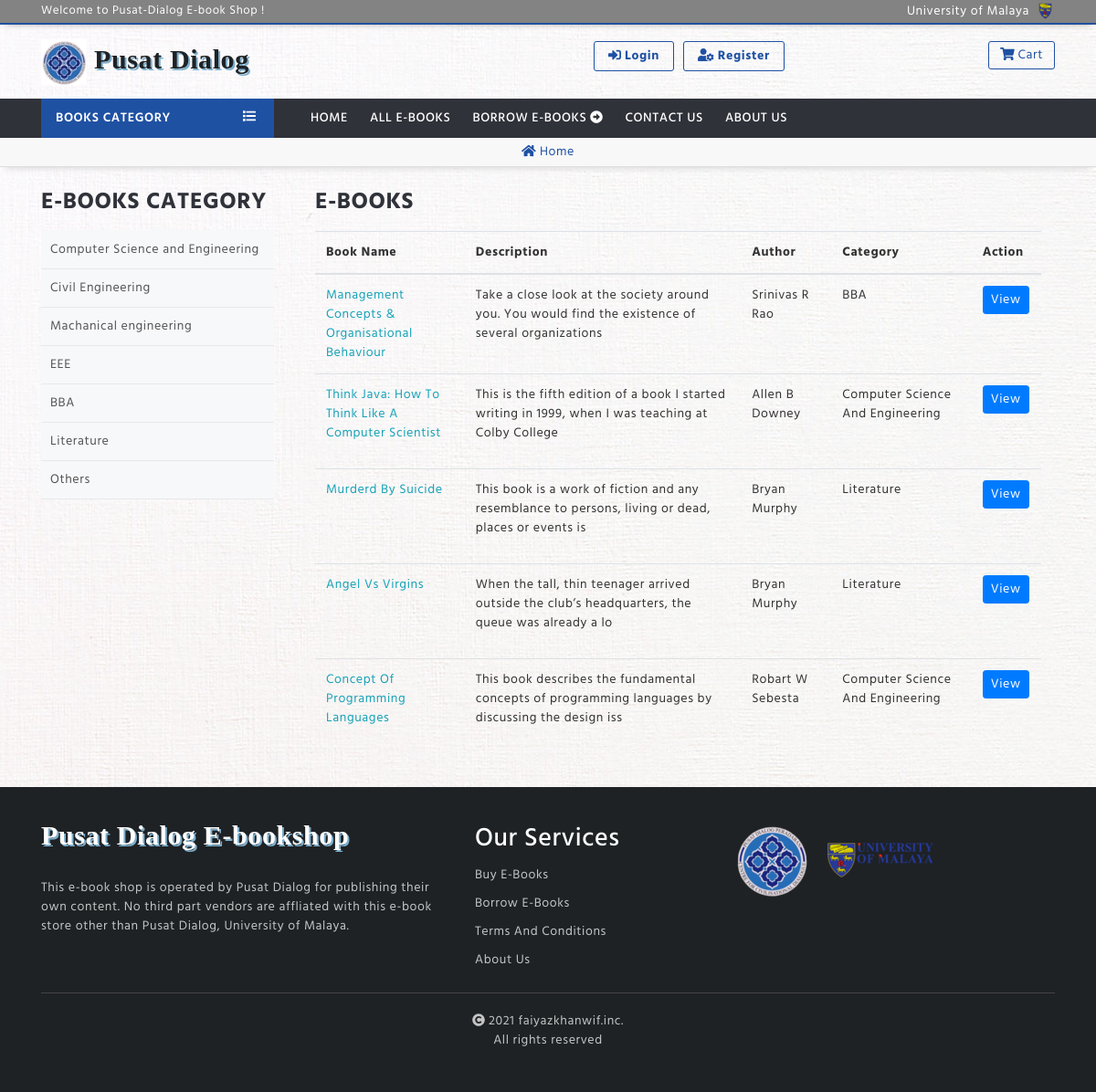
Page /index.php/users/all_ebooks on the earlier database version.
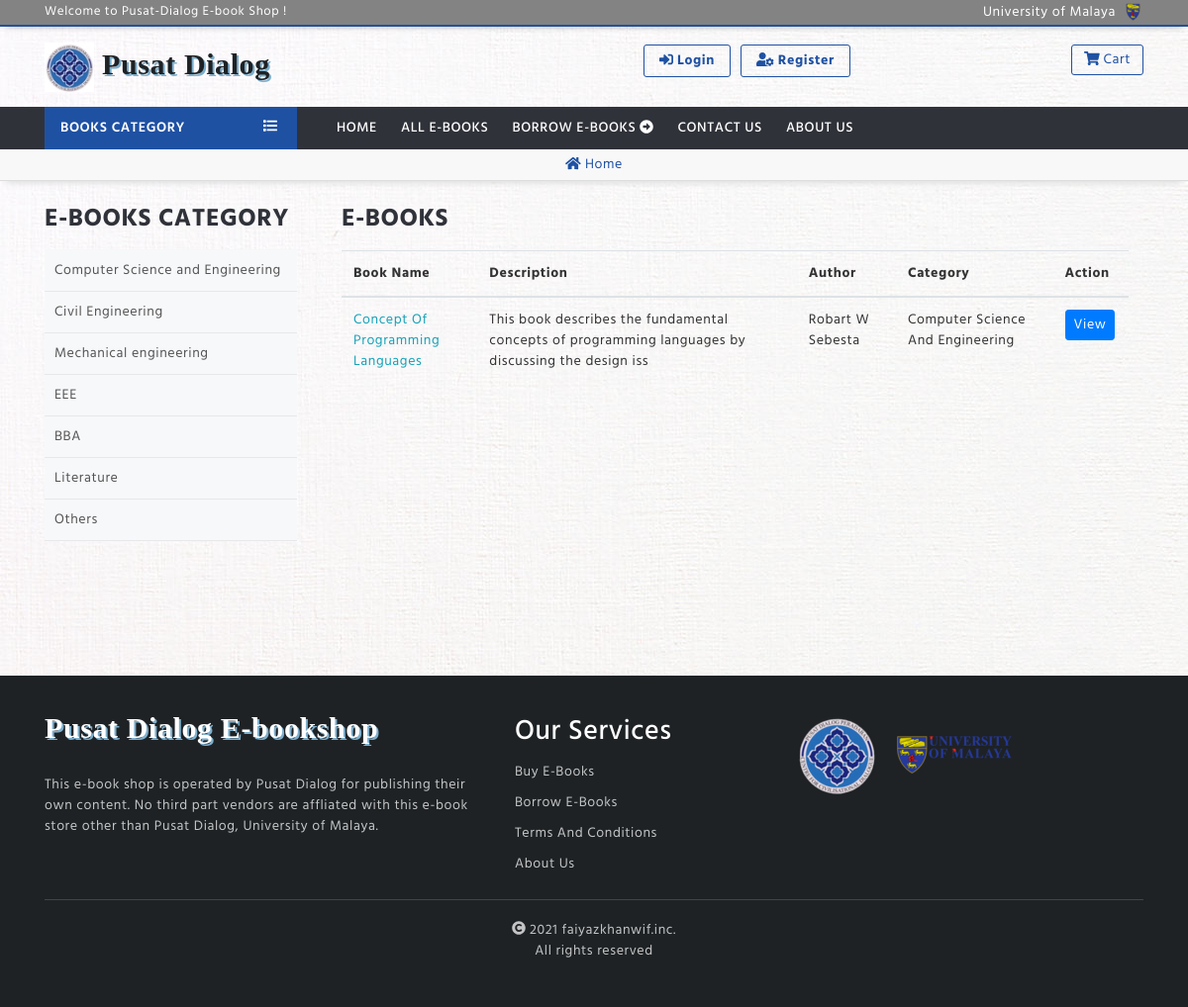
Same page on the later database version.
### tables this page shows
CREATE TABLE `category` (
  `id` int(11) NOT NULL,
  `category` varchar(100) NOT NULL,
  `description` text NOT NULL,
  `tag` varchar(100) NOT NULL
);

CREATE TABLE `ebooks` (
  `id` int(11) NOT NULL,
  `ebook_name` varchar(200) NOT NULL,
  `description` text NOT NULL,
  `author` varchar(200) NOT NULL,
  `book_file` varchar(500) NOT NULL,
  `book_image` varchar(500) NOT NULL,
  `categoryId` int(11) NOT NULL,
  `dateTime` timestamp NOT NULL DEFAULT current_timestamp()
);

### application/controllers/users.php (called while the page is built, shortened)
<?php
class Users extends CI_Controller {
	public function __construct()
	{
		$this->load->library('cart');
	}
	public function all_ebooks()
	{
		$this->load->model('admin_model');
		$view['category'] = $this->admin_model->get_category();
		$this->load->model('user_model');
		$view['ebooks'] = $this->user_model->get_ebooks();
		$view['user_view'] = "users/all_ebooks";
		$this->load->view('layouts/user_layout', $view);
	}
}

### index.php (called while the page is built, shortened)
<?php
require_once BASEPATH.'core/CodeIgniter.php';

### application/models/admin_model.php (called while the page is built, shortened)
<?php
class admin_model extends CI_Model
{
	public function get_category()
	{
		$query = $this->db->get('category');
		return $query->result();
	}
}

### application/models/user_model.php (called while the page is built, shortened)
<?php
class user_model extends CI_Model
{
	public function get_ebooks()
	{
		$this->db->select('*');
		$this->db->from('category');
		$this->db->join('ebooks', 'ebooks.categoryId = category.id');
		$this->db->order_by('ebooks.id', 'DESC');
		$query = $this->db->get();
		return $query->result();
	}
}
?>

### application/views/users/all_ebooks.php (the view, shortened to what this page needs)
<br>
<div class="row">
  <div class="col-lg-3">
    <div id="table-header">e-books category</div>
    <div class="ebooks-menu">
      <ul>
        <?php foreach($category as $ctg): ?>
        <?php print '<li><a href="'.base_url('users/all-ebooks').'/?ctg='.$ctg->tag.'">'.$ctg->category.'</a></li>';?>
        <?php endforeach; ?>
      </ul>
    </div>
  </div>
  <div class="col-lg-9">
    <div class="container-fluid">
      <div id="table-header">E-Books
      </div>
      <table class="table">
      <thead class="">
        <tr>
          <th scope="col">Book Name</th>
          <th scope="col">Description</th>
          <th scope="col">Author</th>
          <th scope="col">Category</th>
          <th scope="col">Action</th>
        </tr>
      </thead>
      <tbody>
        <?php foreach($ebooks as $ebook): ?>
        <tr>
          <?php print '<td><a href = "'.base_url().'users/ebook-view/'.$ebook->id.'" title="More Description" class= "text-info">'.strip_tags(ucwords($ebook->ebook_name)).'</a></td>'; ?>
          <?php print '<td><p>'.substr(strip_tags($ebook->description), 0, 100).'<p></td>'; ?>
          <?php print '<td>'.strip_tags($ebook->author).'</td>'; ?>
          <?php print '<td>'.ucwords(strip_tags($ebook->category)).'</td>'; ?>
          <?php print '<td>';
            print '<a href= "'.base_url().'users/ebook-view/'.$ebook->id.'" title= "View details" class="btn btn-primary btn-sm">View</a>&nbsp';
            print '</td>';
          ?>
        </tr>
      <?php endforeach; ?>
      </tbody>
    </table>
    </div>
  </div>
</div>
<br>

### application/views/layouts/user_layout.php (shortened to what this page needs)
<!DOCTYPE html>
<html lang="en">
<head>
    <link rel="stylesheet" type="text/css" href="<?= base_url('tool/css/bootstrap.min.css'); ?>">
    <link rel="stylesheet" type="text/css" href="<?= base_url('tool/css/all.css'); ?>">
    <link rel="stylesheet" type="text/css" href="<?= base_url('tool/css/owl.carousel.min.css'); ?>">
    <link rel="stylesheet" type="text/css" href="<?= base_url('tool/css/style.css'); ?>">
</head>
<body>
    <div class="header-area">
        <div class="hearder-top animate__animated animate__fadeInDown">
            <div class="container">
                <div class="row">
                    <div class="col-md-6">
                        <div class="welcome-tx">Welcome to Pusat-Dialog E-book Shop !</div>
                    </div>
                    <div class="col-md-6">
                        <div class="social-icon">
                            <a style="color: white;" href="https://um.edu.my/" title="Universiti Malaya">University of Malaya</i></a>
                            <a class="umlogo" href="https://um.edu.my/" title="Universiti Malaya"><img src="<?= base_url('tool/img/umsmall.png'); ?>"></i></a>
                        </div>
                    </div>
                </div>
            </div>
        </div>
        <div class="header-mid">
            <div class="container">
                <div class="row">
                    <div class="col-md-5">
                        <div class="logo">
                            <div class="lname"><a href=""><span><img src="<?= base_url('tool/img/pdialogsmall.jpg')?>"> Pusat Dialog</span> </a></div>
                        </div>
                    </div>
                    <div class="col-md-7">
                        <div class="row">
                            <div class="col-md-9 text-center">
                                <?php if($this->session->userdata('logged_in') == FALSE): ?>
                                    <a href="<?= base_url()?>users/login" class="btn-login"><i class="fas fa-sign-in-alt"></i> Login</a>
                                    <a href="<?= base_url()?>users/registration" class="btn-login"><i class="fas fa-user-cog"></i> Register</a>
                                <?php endif; ?>
                            </div>
                            <div class="col-md-3">
                                <div class="ic-cart"><a href="<?= base_url()?>cart"><i class="fas fa-shopping-cart"></i> Cart</a></div>
                            </div>
                        </div>
                    </div>
                </div>
            </div>
        </div>
        <div>
            <?php $this->load->view('temp/menu'); ?>
        </div>
    </div>
    <div class="single-header-u">
        <div class="container">
            <span><a href="<?= base_url()?>home"><i class="fas fa-home"></i> Home</a></span>
        </div>
    </div>
    <div class="container">
        <div class="row">
            <div class="col-lg-12 col-md-12 col-sm-12" style="min-height: 500px">
                <?php $this->load->view($user_view); ?>
            </div>
        </div>
    </div>
    <div>
        <?php $this->load->view('temp/footer'); ?>

### application/views/temp/menu.php (shortened to what this page needs)
<div class="menu-area">
    <div class="container">
        <div class="main-menu">
            <div class="row">
                <div class="col-lg-3 col-md-4">
                    <div class="dropdown show onclick-ctg">
                      <a class="ctg-btn" href="#" role="button" data-toggle="dropdown" aria-haspopup="true">
                        Books Category <span id="m-list"><i class="fas fa-list"></i></span>
                      </a>
                    </div>
                </div>
                <div class="col-lg-9 col-md-8">
                    <div class="menu">
                        <ul id="nav">
                            <li><a href="<?= base_url()?>home">Home</a></li>
                            <li><a href="<?= base_url()?>users/all-books">All E-Books</a></li>
                            <li><a href="<?= base_url()?>users/all-ebooks">Borrow E-books <i class="fas fa-arrow-alt-circle-right"></i></a></li>
                            <li><a href = "#" data-toggle="modal" data-target="#exampleModal">Contact Us</a></li>
                            <li><a href = "#" data-toggle="modal" data-target="#aboutModal">About Us</a></li>
                        </ul>
                    </div>
                </div>
            </div>
        </div>
    </div>
</div>

### application/views/temp/footer.php (shortened to what this page needs)
<div class="footer-area-home">
        <div class="container">
            <div class="row">
                <div class="col-md-5">
                    <div class="widget">
                        <div class="brand-name">
                            <div class="lname"><a href=""><span>Pusat Dialog E-bookshop</span></a></div>
                            <p>This e-book shop is operated by Pusat Dialog for publishing their own content. No third part vendors are affliated with this e-book store other than Pusat Dialog, University of Malaya.</p>
                        </div>
                    </div>
                </div>
                <div class="col-md-3">
                    <div class="widget">
                        <h3>Our Services</h3>
                        <ul>
                            <li><a href="<?= base_url('users/all_books')?>">Buy E-Books</a></li>
                            <li><a href="<?= base_url('users/all_ebooks')?>">Borrow E-books</a></li>
                            <li><a href="<?= base_url('users/terms')?>">Terms and conditions</a></li>
                            <li><a href="#" data-toggle="modal" data-target="#aboutModal">About Us</a></li>
                        </ul>
                    </div>
                </div>
                <div class="col-md-4">
                    <div class="widget">
                        <div id="">
                            <span><a href="https://um.edu.my"><img src="<?= base_url('tool/img/pdialogsmall.png'); ?>"></a></span>
                            <span><a href="https://um.edu.my"><img src="<?= base_url('tool/img/umbig.png'); ?>"></a></span>
                        </div>
                    </div>
                </div>
            </div>
            <div class="copy-right">
                <p><i class="fas fa-copyright"></i> 2021 faiyazkhanwif.inc. <br>All rights reserved</p>
            </div>
        </div>
    </div>
</body>
</html>

### tool/css/all.css (style rules this page uses)
.fa-arrow-alt-circle-right:before { content: "\f35a"; }
.fa-copyright:before { content: "\f1f9"; }
.fa-home:before { content: "\f015"; }
.fa-list:before { content: "\f03a"; }
.fa-shopping-cart:before { content: "\f07a"; }
.fa-sign-in-alt:before { content: "\f2f6"; }
.fa-user-cog:before { content: "\f4fe"; }

### tool/css/style.css (style rules this page uses)
* { margin: 0; padding: 0; }
body { font-family: myfont; font-size: 14px; font-weight: 400; letter-spacing: .6px; color: #333; background-image: url(../img/background.jpg) ; }
p, a, b, span { word-break: break-word; }
h1, h2, h3, h4, h5, h6 { color: #333; word-break: break-word; }
.header-area { z-index: 10; }
.hearder-top { background-color: #838383; color: white; padding: 2px 0; border-bottom: 2px solid #22519D; box-shadow: 0px 6px 6px -6px rgb(0, 0, 0, 0.3); }
.social-icon { text-align: right; }
.social-icon a { color: #1E2225; margin: 0 3px; }
.lname a { font-family: Trebuchet MS ; color: black; text-shadow: 2px 2px #7DAECC; background-color: transparent; font-size: 30px; font-weight: 700; transition: .4s; }
.lname span { color: #1E2225; }
.lname span img { width: 50px; }
.welcome-tx { font-size: 13px; }
.btn-login { margin: 3px 3px; display: inline-block; padding: 5px 15px; color: #1F51A3; border-radius: 3px; font-weight: 700; border: 1px solid #1F51A3; transition: .4s; }
.ic-cart a { color: #1F51A3; margin-top: 3px; display: inline-block; font-size: 14px; padding: 4px 12px; border: 1px solid #1F51A3; border-radius: 3px; transition: .4s; position: relative; }
.ic-cart { text-align: right; }
.menu-area { background: #30323A; }
.menu ul { padding: 0; margin: 0; list-style: none; }
.menu ul li { display: inline-block; }
.menu ul li a { color: #FFFFFF; display: block; padding: 3px 10px; text-align: left; transition: .4s; border-radius: 3px; text-transform: uppercase; font-weight: 500; }
.menu { padding: 8px 0; position: relative; }
.header-mid { padding: 15px 0; }
.ctg-btn { display: block; padding: 11px 16px; color: #fff; font-weight: 600; background-color: #1F51A3; text-transform: uppercase; position: relative; }
#m-list { position: absolute; top: 10px; right: 20px; }
.onclick-ctg { margin: 0; padding: 0; }
.footer-area-home { background-color: #1E2225; color: #dddd; padding: 30px 0; }
.brand-name .lname span { color: #fff; }
.widget h3 { color: #fff; margin-top: 10px; }
.widget ul { padding: 0; margin: 0; }
.widget ul li { list-style: none; }
.widget ul li a { color: #dddd; display: inline-block; padding: 5px 0; text-transform: capitalize; transition: .4s; }
.brand-name p { margin-top: 25px; }
.copy-right { margin-top: 20px; border-top: 1px solid #444; text-align: center; color: #dddd; }
.copy-right p { padding-top: 20px; }
.single-header-a, .single-header-u { box-shadow: 0px 8px 6px -6px #ddd; padding: 5px 0; text-align: center; }
.single-header-u { background: #F8F8F8; border-bottom: 1px solid #ddd; }
.single-header-a span a, .single-header-u span a { color: #1F51A3; }
#form-header, #table-header { border-bottom: 1px solid #F6F7F8; font-size: 25px; padding-bottom: 10px; text-transform: uppercase; font-weight: 700; color: #30323A; }
.ebooks-menu { background: #F7F8FA; }
.ebooks-menu ul { padding: 0; margin: 0; }
.ebooks-menu ul li { list-style: none; }
.ebooks-menu ul li a { display: block; width: 100%; padding: 10px 10px; color: #555; border-bottom: 1px solid #E7E8EA; transition: .4s; }

Differences in the rows shown:
removed ebooks: ebook_name "Management Concepts & Organisational Behaviour", description "Take a close look at the society around you. You would find the existence of several organizations", author "Srinivas R Rao", categoryId.category "BBA"
removed ebooks: ebook_name "Think Java: How To Think Like A Computer Scientist", description "This is the fifth edition of a book I started writing in 1999, when I was teaching at Colby College", author "Allen B Downey", categoryId.category "Computer Science And Engineering"
removed ebooks: ebook_name "Murderd By Suicide", description "This book is a work of fiction and any resemblance to persons, living or dead, places or events is", author "Bryan Murphy", categoryId.category "Literature"
removed ebooks: ebook_name "Angel Vs Virgins", description "When the tall, thin teenager arrived outside the club’s headquarters, the queue was already a lo", author "Bryan Murphy", categoryId.category "Literature"
changed category: category "Machanical engineering" → "Mechanical engineering"
